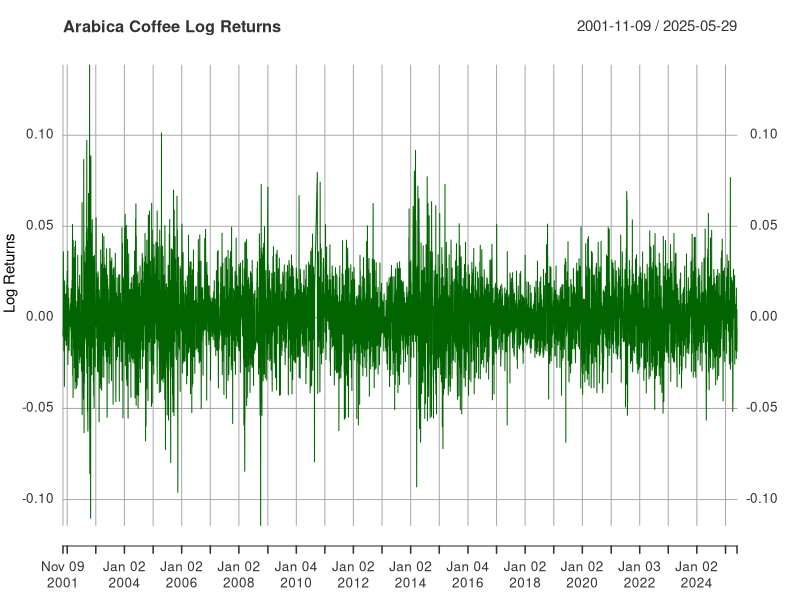
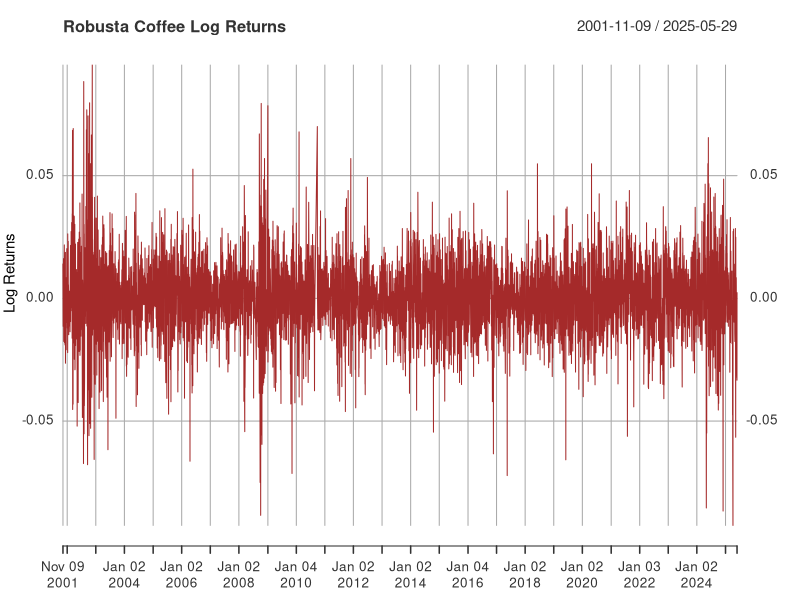
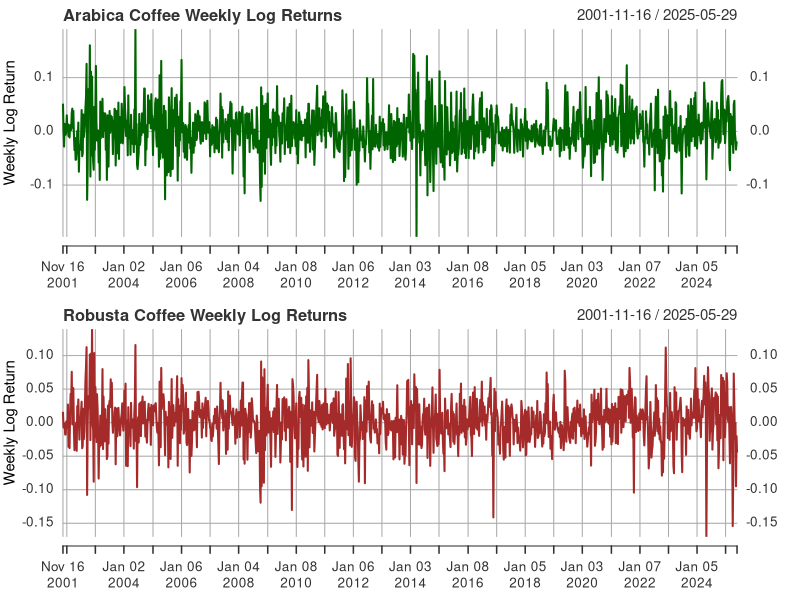
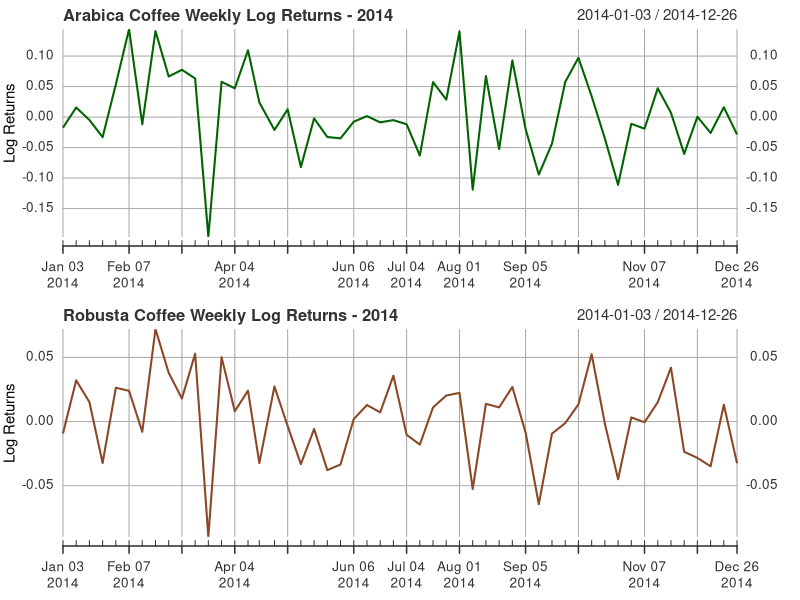
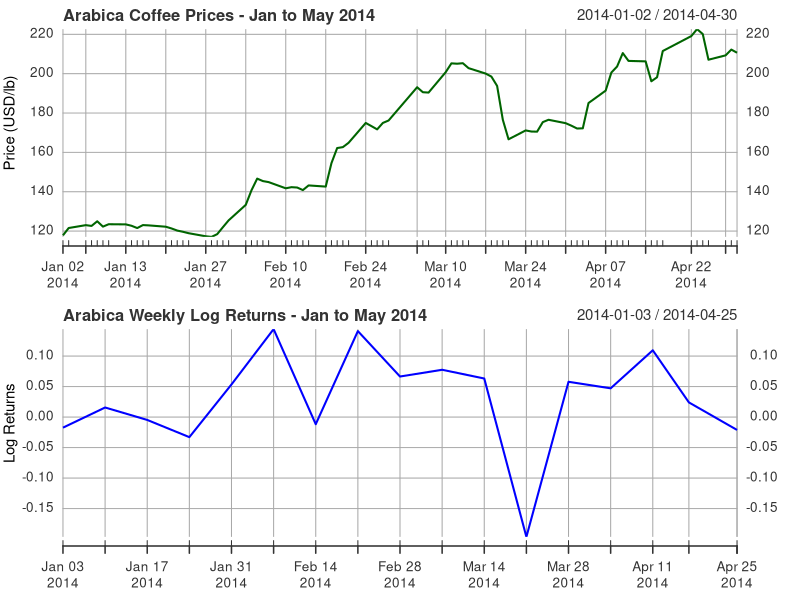
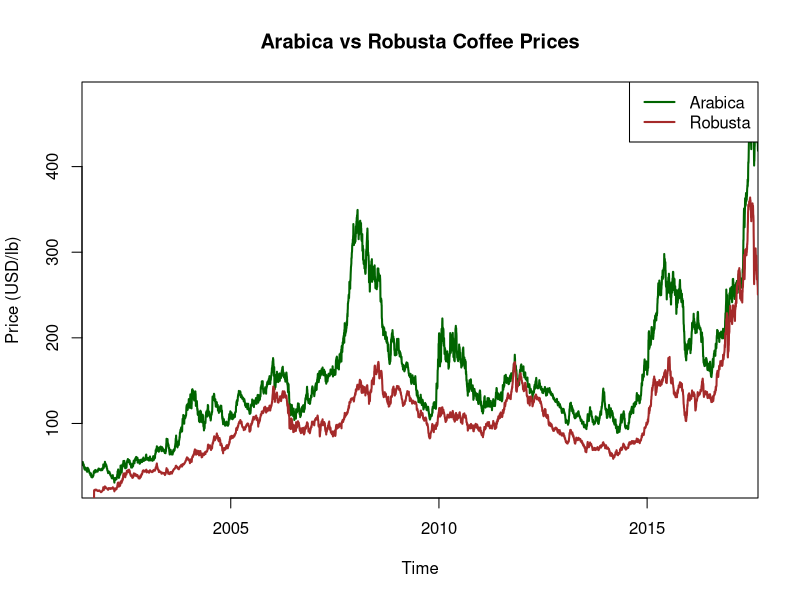

R code for these plots, in order:
##########################################################################################################
#                                   PRE-VAR ANALYSIS
##########################################################################################################

# Load libraries
library(readr)
library(dplyr)

# Read your CSV file (replace with your actual file path)
coffee_data <- read_csv("Raw_Data/combined_coffee_price_index.csv")

# Convert Date to Date class
coffee_data <- coffee_data %>%
  mutate(Date = as.Date(Date, format = "%Y-%m-%d"))

# Filter out rows where either price is NA (align start date)
coffee_data_aligned <- coffee_data %>%
  filter(!is.na(Price_Arabica) & !is.na(Price_Robusta))

# Check start and end date
start_date <- min(coffee_data_aligned$Date)
end_date <- max(coffee_data_aligned$Date)
cat("Data starts on:", start_date, "\nData ends on:", end_date, "\n")

# Create numeric time index from start date (for daily data)
coffee_data_aligned <- coffee_data_aligned %>%
  arrange(Date) %>%
  mutate(TimeIndex = as.numeric(Date - start_date) + 1)

# Convert prices to time series objects
arabica_ts <- ts(coffee_data_aligned$Price_Arabica,
                 start = c(as.numeric(format(start_date, "%Y")),
                           as.numeric(format(start_date, "%j"))),  # day of year
                 frequency = 365)

robusta_ts <- ts(coffee_data_aligned$Price_Robusta,
                 start = c(as.numeric(format(start_date, "%Y")),
                           as.numeric(format(start_date, "%j"))),
                 frequency = 365)

# Save a wider plot as PNG
png("Processed_Data/coffee_prices_wide_plot.png", width = 1200, height = 600)

# Plot Arabica prices
plot(arabica_ts, type = "l", col = "darkgreen", lwd = 2,
     ylab = "Price (USD/lb)", xlab = "Time",
     main = "Arabica vs Robusta Coffee Prices",
     xaxs = "i")

# Add Robusta prices line
lines(robusta_ts, col = "brown", lwd = 2)

# Add legend
legend("topright", legend = c("Arabica", "Robusta"),
       col = c("darkgreen", "brown"), lty = 1, lwd = 2)

# Close the PNG device to save the file
dev.off()

##########################################################################################################


# Assuming your data frame is called 'coffee_data' 
# and it has columns: Date, Price_Arabica, Price_Robusta

# First, convert the price columns into time series objects (if not already)
# For example, starting in 2001, daily frequency (adjust freq as needed)

# Load libraries
library(readr)
library(dplyr)
library(xts)

# Read data
coffee_data <- read_csv("Raw_Data/combined_coffee_price_index.csv")

# Convert Date column to Date class
coffee_data$Date <- as.Date(coffee_data$Date)

# Filter for dates with both prices available and positive, starting from 2001-11-08
coffee_filtered <- coffee_data %>%
  filter(Date >= as.Date("2001-11-08")) %>%
  filter(Price_Arabica > 0, Price_Robusta > 0)

# Create xts time series objects for prices
arabica_xts <- xts(coffee_filtered$Price_Arabica, order.by = coffee_filtered$Date)
robusta_xts <- xts(coffee_filtered$Price_Robusta, order.by = coffee_filtered$Date)

# Calculate log returns (daily)
arabica_log_returns <- diff(log(arabica_xts))
robusta_log_returns <- diff(log(robusta_xts))

# Plot Arabica log returns (remove NAs)
plot(na.omit(arabica_log_returns),
     main = "Arabica Coffee Log Returns",
     ylab = "Log Returns",
     col = "darkgreen",
     lwd = 1)

# Plot Robusta log returns (remove NAs)
plot(na.omit(robusta_log_returns),
     main = "Robusta Coffee Log Returns",
     ylab = "Log Returns",
     col = "brown",
     lwd = 1)



#####################################################################################################################

library(xts)
library(dplyr)
library(readr)
library(quantmod)  # for to.weekly()

# Load your data
coffee_data <- read_csv("Raw_Data/combined_coffee_price_index.csv")
coffee_data$Date <- as.Date(coffee_data$Date)

# Filter to dates with both prices > 0 starting 2001-11-08
coffee_filtered <- coffee_data %>%
  filter(Date >= as.Date("2001-11-08")) %>%
  filter(Price_Arabica > 0, Price_Robusta > 0)

# Create xts objects
arabica_xts <- xts(coffee_filtered$Price_Arabica, order.by = coffee_filtered$Date)
robusta_xts <- xts(coffee_filtered$Price_Robusta, order.by = coffee_filtered$Date)

# Calculate daily log returns
arabica_log_returns <- diff(log(arabica_xts))
robusta_log_returns <- diff(log(robusta_xts))

# Aggregate to weekly log returns using period.apply (sum of daily log returns in the week)
# The endpoint function finds the last day of each week
ep <- endpoints(arabica_log_returns, on = "weeks")

arabica_weekly <- period.apply(arabica_log_returns, INDEX = ep, FUN = sum)
robusta_weekly <- period.apply(robusta_log_returns, INDEX = ep, FUN = sum)

# Plot weekly log returns
par(mfrow = c(2,1), mar = c(4,4,3,2))
plot(na.omit(arabica_weekly),
     main = "Arabica Coffee Weekly Log Returns",
     ylab = "Weekly Log Return",
     col = "darkgreen",
     lwd = 2)

plot(na.omit(robusta_weekly),
     main = "Robusta Coffee Weekly Log Returns",
     ylab = "Weekly Log Return",
     col = "brown",
     lwd = 2)


##########################################################################################################




####################################

# Load required packages
library(readr)
library(dplyr)
library(xts)
library(TTR)

# Load the data
coffee_data <- read_csv("Raw_Data/combined_coffee_price_index.csv")

# Convert Date column to Date type
coffee_data$Date <- as.Date(coffee_data$Date)

# Filter valid data starting from 2001-11-08
coffee_filtered <- coffee_data %>%
  filter(Date >= as.Date("2001-11-08")) %>%
  filter(Price_Arabica > 0, Price_Robusta > 0)

# Create xts time series
arabica_xts <- xts(coffee_filtered$Price_Arabica, order.by = coffee_filtered$Date)
robusta_xts <- xts(coffee_filtered$Price_Robusta, order.by = coffee_filtered$Date)

# Weekly aggregation: use closing price of each week
arabica_weekly <- apply.weekly(arabica_xts, last)
robusta_weekly <- apply.weekly(robusta_xts, last)

# Calculate weekly log returns
arabica_weekly_log_returns <- diff(log(arabica_weekly))
robusta_weekly_log_returns <- diff(log(robusta_weekly))

# Plot Arabica weekly log returns for 2014
plot(window(arabica_weekly_log_returns,
            start = as.Date("2014-01-01"),
            end = as.Date("2014-12-31")),
     main = "Arabica Coffee Weekly Log Returns - 2014",
     ylab = "Log Returns",
     xlab = "Week",
     col = "darkgreen",
     lwd = 2)

# Plot Robusta weekly log returns for 2014
plot(window(robusta_weekly_log_returns,
            start = as.Date("2014-01-01"),
            end = as.Date("2014-12-31")),
     main = "Robusta Coffee Weekly Log Returns - 2014",
     ylab = "Log Returns",
     xlab = "Week",
     col = "sienna4",
     lwd = 2)





     plot(window(arabica_xts, 
            start = as.Date("2014-01-01"), 
            end = as.Date("2014-05-01")),
     main = "Arabica Coffee Prices - Jan to May 2014",
     ylab = "Price (USD/lb)",
     xlab = "Date",
     col = "darkgreen",
     lwd = 2)



     plot(window(arabica_weekly_log_returns,
            start = as.Date("2014-01-01"),
            end = as.Date("2014-05-01")),
     main = "Arabica Weekly Log Returns - Jan to May 2014",
     ylab = "Log Returns",
     xlab = "Date",
     col = "blue",
     lwd = 2)



